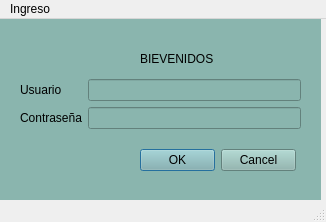
<?xml version="1.0" encoding="UTF-8"?> 
<ui version="4.0">
 <class>MainWindow</class>
 <widget class="QMainWindow" name="MainWindow">
  <property name="geometry">
   <rect>
    <x>0</x>
    <y>0</y>
    <width>326</width>
    <height>222</height>
   </rect>
  </property>
  <property name="windowTitle">
   <string>MainWindow</string>
  </property>
  <widget class="QWidget" name="centralwidget">
   <widget class="QWidget" name="widget" native="true">
    <property name="geometry">
     <rect>
      <x>0</x>
      <y>0</y>
      <width>321</width>
      <height>181</height>
     </rect>
    </property>
    <property name="styleSheet">
     <string notr="true">background-color: rgb(138, 181, 174);</string>
    </property>
    <widget class="QWidget" name="formLayoutWidget">
     <property name="geometry">
      <rect>
       <x>20</x>
       <y>60</y>
       <width>281</width>
       <height>61</height>
      </rect>
     </property>
     <layout class="QFormLayout" name="formLayout">
      <item row="0" column="0">
       <widget class="QLabel" name="label">
        <property name="text">
         <string>Usuario</string>
        </property>
       </widget>
      </item>
      <item row="0" column="1">
       <widget class="QLineEdit" name="campo_user"/>
      </item>
      <item row="1" column="0">
       <widget class="QLabel" name="label_2">
        <property name="text">
         <string>Contraseña</string>
        </property>
       </widget>
      </item>
      <item row="1" column="1">
       <widget class="QLineEdit" name="campo_password"/>
      </item>
     </layout>
    </widget>
    <widget class="QLabel" name="label_3">
     <property name="geometry">
      <rect>
       <x>140</x>
       <y>30</y>
       <width>131</width>
       <height>20</height>
      </rect>
     </property>
     <property name="styleSheet">
      <string notr="true">border-color: rgb(255, 255, 255);</string>
     </property>
     <property name="text">
      <string>BIEVENIDOS</string>
     </property>
    </widget>
    <widget class="QDialogButtonBox" name="buttonBox">
     <property name="geometry">
      <rect>
       <x>140</x>
       <y>130</y>
       <width>156</width>
       <height>23</height>
      </rect>
     </property>
     <property name="standardButtons">
      <set>QDialogButtonBox::Cancel|QDialogButtonBox::Ok</set>
     </property>
    </widget>
   </widget>
  </widget>
  <widget class="QMenuBar" name="menubar">
   <property name="geometry">
    <rect>
     <x>0</x>
     <y>0</y>
     <width>326</width>
     <height>22</height>
    </rect>
   </property>
   <widget class="QMenu" name="menuIngreso">
    <property name="title">
     <string>Ingreso</string>
    </property>
   </widget>
   <addaction name="menuIngreso"/>
  </widget>
  <widget class="QStatusBar" name="statusbar"/>
 </widget>
 <resources/>
 <connections/>
</ui>
